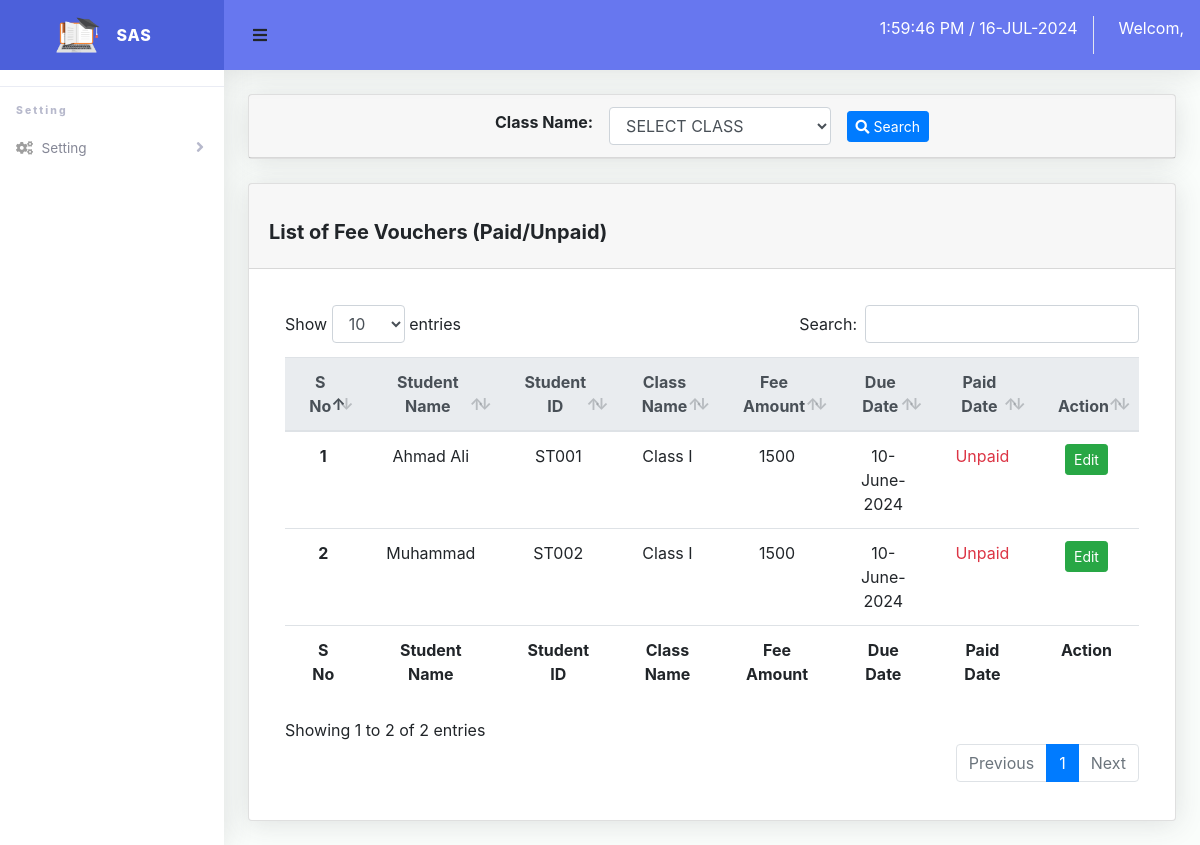
Screenshot of /admin/fee/payment.php with the database file from the repository.
### tables this page shows
CREATE TABLE `voucher` (
  `id` int(10) NOT NULL,
  `student_id` int(10) NOT NULL,
  `fee_id` int(10) NOT NULL,
  `class_id` int(10) NOT NULL,
  `fee_month` int(11) NOT NULL,
  `due_date` date NOT NULL,
  `fee_status` enum('paid','unpaid') NOT NULL DEFAULT 'unpaid',
  `paid_date` date DEFAULT NULL
);

CREATE TABLE `student` (
  `id` int(10) NOT NULL,
  `fullname` varchar(255) NOT NULL,
  `father_name` varchar(255) NOT NULL,
  `username` varchar(255) NOT NULL,
  `password` varchar(255) NOT NULL,
  `address` varchar(255) NOT NULL,
  `phone_no` varchar(255) NOT NULL,
  `class_id` int(10) NOT NULL
);

CREATE TABLE `class` (
  `id` int(10) NOT NULL,
  `name` varchar(255) NOT NULL
);

CREATE TABLE `fee` (
  `id` int(10) NOT NULL,
  `class_id` int(10) NOT NULL,
  `monthly_fee` decimal(10,0) NOT NULL
);

### include/function.php (called while the page is built, shortened)
<?php
require_once 'config.php';
function select($table, $columns = '*', $where = NULL, $order_by = NULL, $limit = NULL, $offset = NULL)
{
	global $conn;
	$sql = "SELECT  $columns FROM  " . $table;
	$result = mysqli_query($conn, $sql);
	if ($result) {
		$data = mysqli_fetch_all($result, MYSQLI_ASSOC);
		return $data;
	} else {
		$msg = array(
			'status' => false,
			'msg' => 'Connection failed: ' . mysqli_error($conn),
		);
	}
	return $msg;
}
function query($q)
{
	global $conn;
	$result = mysqli_query($conn, $q);
	if ($result) {
		$data = mysqli_fetch_all($result, MYSQLI_ASSOC);
		return $data;
	} else {
		$msg = array(
			'status' => false,
			'msg' => 'Connection failed: ' . mysqli_error($conn),
		);
	}
	return true;
}

### admin/fee/payment.php (the view, shortened to what this page needs)
<?php
require_once '../../include/header.php';
require_once '../../include/function.php';
if (!empty($class_id)) {
    $q = "SELECT voucher.*, class.name as class_name, fee.monthly_fee as monthly_fee, student.fullname as student_name,
        student.username as student_id FROM voucher INNER JOIN class ON voucher.class_id = class.id INNER JOIN fee ON voucher.fee_id = fee.id JOIN student ON voucher.student_id = student.id WHERE voucher.class_id = " . $_POST['class_id'];
} else {
    $q = "SELECT voucher.*, class.name as class_name, fee.monthly_fee as monthly_fee, student.fullname as student_name,
        student.username as student_id FROM voucher INNER JOIN class ON voucher.class_id = class.id INNER JOIN fee ON voucher.fee_id = fee.id JOIN student ON voucher.student_id = student.id";
}
$data = query($q);
$class = select('class', '*');
?>
<div class="container-fluid">
    <div class="card mb-4">
        <form action="" method="POST">
            <div class="card-header input-group-sm d-flex flex-row align-items-center justify-content-center">
                <label class="font-weight-bold  mr-3" for="due_date">Class Name: </label>
                <select class="form-control col-3 text-uppercase" name="class_id" id="class_id">
                    <option value="">Select Class</option>
                </select>
                <button href="process.php" type="submit" class="btn btn-primary btn-sm ml-3">
                    <i class="fas fa-search"></i>
                    Search
                </button>
            </div>
        </form>
    </div>
</div>
<div class="container-fluid">
    <div class="card mb-4">
        <div class="card-header d-flex flex-row align-items-center justify-content-between">
            <h5 class="card-title text-center mt-4 font-weight-bold">List of Fee Vouchers (Paid/Unpaid)</h5>
        </div>
        <div class="card-body">
            <div class="table-responsive p-3">
                <table class="table align-items-center table-flush table-hover text-center" id="dataTableHover">
                    <thead class="thead-light">
                        <tr>
                            <th>S No</th>
                            <th>Student Name</th>
                            <th>Student ID</th>
                            <th>Class Name</th>
                            <th>Fee Amount</th>
                            <th>Due Date</th>
                            <th>Paid Date</th>
                            <th>Action</th>
                        </tr>
                    </thead>
                    <tfoot>
                        <tr>
                            <th>S No</th>
                            <th>Student Name</th>
                            <th>Student ID</th>
                            <th>Class Name</th>
                            <th>Fee Amount</th>
                            <th>Due Date</th>
                            <th>Paid Date</th>
                            <th>Action</th>
                        </tr>
                    </tfoot>
                    <tbody>
                        <?php
                        foreach ($data as $key =>  $value) {
                            $badge = ($value['fee_status'] == 'paid') ? 'text-success' : 'text-danger';
                            $date = ($value['paid_date'] == '') ? '' . $value['fee_status'] . '' : '' . date_format(new DateTime($value['due_date']), 'd-F-Y') . '';
                            echo '  <tr class="text-capitalize">
                                        <th>' . $key + 1 . '</th>
                                        <td>' . $value['student_name'] . '</td>
                                        <td class="text-uppercase">' . $value['student_id'] . '</td>
                                        <td>Class ' . $value['class_name'] . '</td>
                                        <td>' . $value['monthly_fee'] . '</td>
                                        <td>' . date_format(new DateTime($value['due_date']), 'd-F-Y') . '</td>
                                        <td class="' . $badge . '">' . $date . '</td>
                                        <td> <a class="text-white btn btn-success btn-sm modal-load" href="fee-status.php?id='
                                . $value['id'] . '"data-toggle="modal" data-target="#exampleModal">Edit</a> </td>
                                    </tr>';
                        }
                        ?>
                    </tbody>
                </table>
            </div>
        </div>
    </div>
</div>
<?php
require_once '../../include/footer.php';
?>

### assets/css/dashboard.css (style rules this page uses)
html { position: relative; min-height: 100%; font-family: Nunito }
body { height: 100% }
.container, .container-fluid, .container-login { padding-left: 1.5rem; padding-right: 1.5rem }
.table-flush td, .table-flush th { border-right: 0; border-left: 0 }
.table-flush tbody tr:first-child td, .table-flush tbody tr:first-child th { border-top: 0 }
.table-flush tbody tr:last-child td, .table-flush tbody tr:last-child th { border-bottom: 0 }
.card .table { margin-bottom: 0 }
.card .table td, .card .table th { padding-right: 1.5rem; padding-left: 1.5rem }
.card { -webkit-box-shadow: 0 .15rem 1.75rem 0 rgba(58, 59, 69, .15) !important; box-shadow: 0 .15rem 1.75rem 0 rgba(58, 59, 69, .15) !important }

### rows the page displays
voucher: student.fullname "Ahmad Ali", student.username "ST001", class.name "I", fee.monthly_fee "1500", due_date "10-June-2024", fee_status "Unpaid"
voucher: student.fullname "Muhammad", student.username "ST002", class.name "I", fee.monthly_fee "1500", due_date "10-June-2024", fee_status "Unpaid"
